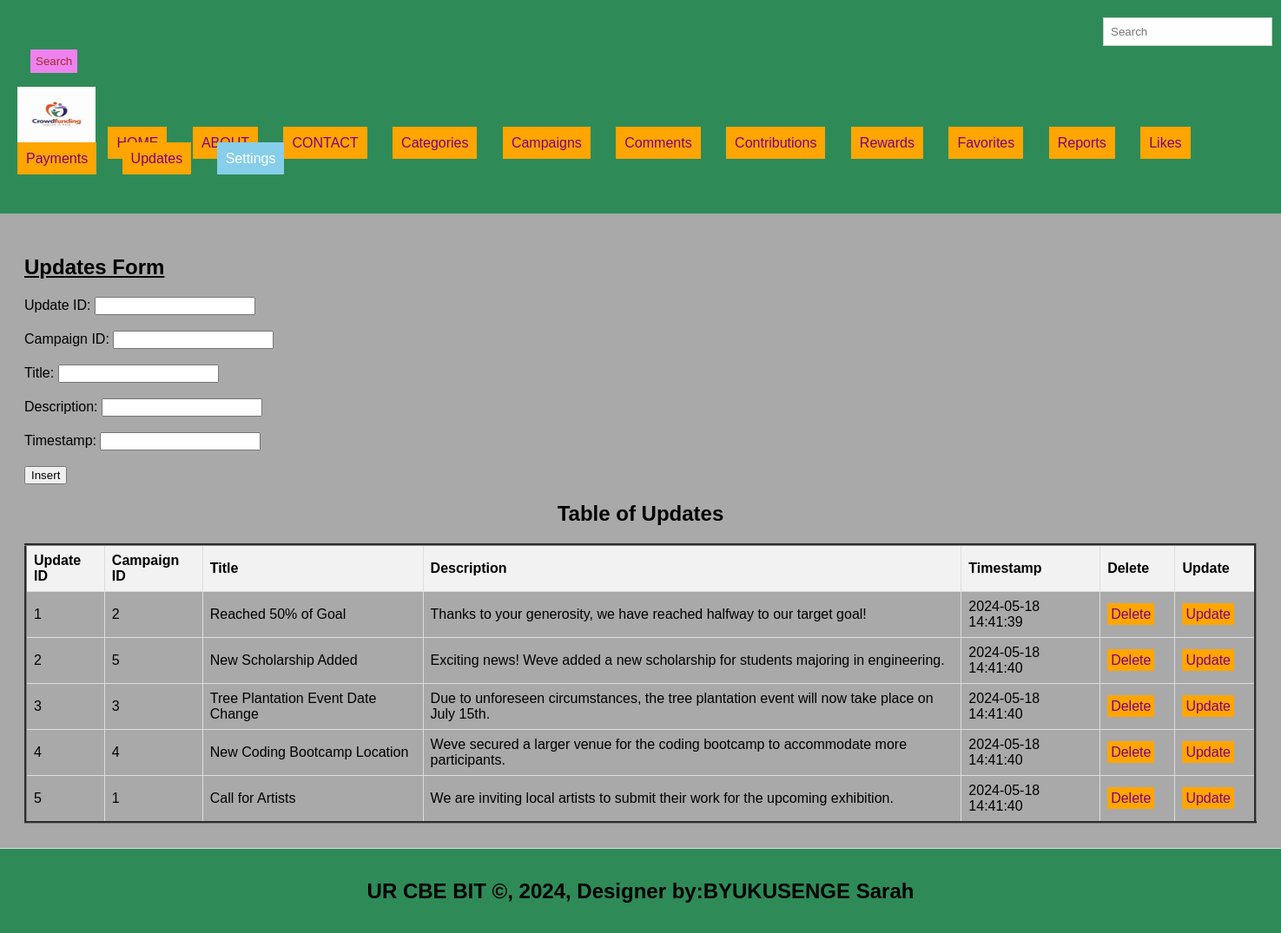
The app's page /updates.php with its own data.
### tables this page shows
CREATE TABLE `updates` (
  `update_id` int(11) NOT NULL,
  `campaign_id` int(11) DEFAULT NULL,
  `title` varchar(255) DEFAULT NULL,
  `description` varchar(450) DEFAULT NULL,
  `timestamp` timestamp NOT NULL DEFAULT current_timestamp()
);

### updates.php (the view, shortened to what this page needs)
<!DOCTYPE html>
<html lang="en">
<head>
  <link rel="stylesheet" type="text/css" href="style.css" title="style 1" media="screen, tv, projection, handheld, print"/>
  </head>
  <header>
<body bgcolor="darkgrey">
  <form method="GET" class="d-flex" role="search" action="search.php">
      <input class="form-control me-2" type="search" placeholder="Search" aria-label="Search" name="query">
      <button class="btn btn-outline-success" type="submit">Search</button>
    </form>
  <ul style="list-style-type: none; padding: 0;">
    <li style="display: inline; margin-right: 10px;">
    <img src="./image/logopictr.jpeg" width="90" height="70" alt="Logo">
  </li>
    <li style="display: inline; margin-right: 10px;"><a href="./home.html">HOME</a></li>
    <li style="display: inline; margin-right: 10px;"><a href="./about.html">ABOUT</a></li>
    <li style="display: inline; margin-right: 10px;"><a href="./contact.html">CONTACT</a></li>
    <li style="display: inline; margin-right: 10px;"><a href="./categories.php">Categories</a></li>
    <li style="display: inline; margin-right: 10px;"><a href="./campaigns.php">Campaigns</a></li>
    <li style="display: inline; margin-right: 10px;"><a href="./comments.php">Comments</a></li>
    <li style="display: inline; margin-right: 10px;"><a href="./contributions.php">Contributions</a></li>
    <li style="display: inline; margin-right: 10px;"><a href="./rewards.php">Rewards</a></li>
    <li style="display: inline; margin-right: 10px;"><a href="./favorites.php">Favorites</a></li>
    <li style="display: inline; margin-right: 10px;"><a href="./reports.php">Reports</a></li>
    <li style="display: inline; margin-right: 10px;"><a href="./likes.php">Likes</a></li>
    <li style="display: inline; margin-right: 10px;"><a href="./payments.php">Payments</a></li>
    <li style="display: inline; margin-right: 10px;"><a href="./updates.php">Updates</a></li>
    <li class="dropdown" style="display: inline; margin-right: 10px;">
      <a href="#" style="padding: 10px; color: white; background-color: skyblue; text-decoration: none; margin-right: 15px;">Settings</a>
    </li><br><br>
  </ul>
</header>
<section>
<h1><u> Updates Form </u></h1>
<form method="post" onsubmit="return confirmInsert();">
    <label for="update_id">Update ID:</label>
    <input type="number" id="update_id" name="update_id"><br><br>
    <label for="campaign_id">Campaign ID:</label>
    <input type="number" id="campaign_id" name="campaign_id"><br><br>
    <label for="title">Title:</label>
    <input type="text" id="title" name="title" required><br><br>
    <label for="description">Description:</label>
    <input type="text" id="description" name="description" required><br><br>
    <label for="timestamp">Timestamp:</label>
    <input type="text" id="timestamp" name="timestamp" required><br><br>
    <input type="submit" name="add" value="Insert">
</form>
<!DOCTYPE html>
<html>
<head>
</head>
<body>
    <center><h2>Table of Updates</h2></center>
    <table border="3">
        <tr>
            <th>Update ID</th>
            <th>Campaign ID</th>
            <th>Title</th>
            <th>Description</th>
            <th>Timestamp</th>
            <th>Delete</th>
            <th>Update</th>
        </tr>
        <?php
        include('db_connection.php');
        $sql = "SELECT * FROM updates";
        $result = $connection->query($sql);
        if ($result->num_rows > 0) {
            while ($row = $result->fetch_assoc()) {
                $update_id = $row['update_id'];
                echo "<tr>
                    <td>" . $row['update_id'] . "</td>
                    <td>" . $row['campaign_id'] . "</td>
                    <td>" . $row['title'] . "</td>
                    <td>" . $row['description'] . "</td>
                    <td>" . $row['timestamp'] . "</td>
                    <td><a style='padding:4px' href='delete_updates.php?update_id=$update_id'>Delete</a></td>
                    <td><a style='padding:4px' href='update_updates.php?update_id=$update_id'>Update</a></td>
                </tr>";
            }
        } else {
            echo "<tr><td colspan='4'>No data found</td></tr>";
        }
        ?>
    </table>
</body>
</section>
<footer>
  <center>
    <b><h2>UR CBE BIT &copy, 2024, Designer by:BYUKUSENGE Sarah</h2></b>
  </center>
</footer>
</body>
</html>

### style.css (style rules this page uses)
body { font-family: Arial, sans-serif; margin: 0; padding: 0; }
.form-control { padding: 8px; margin-left: 4px; border: 1px solid #ccc; }
.btn { padding: 6px; background-color: violet; color: brown; border: none; }
.dropdown { position: relative; display: inline; margin-right: 10px; }
body { font-family: Arial,sans-serif; margin:0; padding:0; }
header { background-color:seagreen; padding: 20px; }
.dropdown { position: right; display:right; direction:rtl; }
section { padding:28px; border-bottom: 1px solid #ddd; }
footer { text-align: center; padding: 15px; background-color:seagreen; }

### updates.php (style rules this page uses)
a { padding: 10px; color: green; background-color: orange; text-decoration: none; margin-right: 15px; }
a:link { color: purple; }
button.btn { margin-left: 15px; margin-top: 4px; }
input.form-control { margin-left: 1250px; padding: 8px; }
table { width: 100%; border-collapse: collapse; }
th, td { border: 1px solid #ddd; padding: 8px; text-align: left; }
th { background-color: #f2f2f2; }

### records on screen
updates: update_id "1", campaign "2", title "Reached 50% of Goal", description "Thanks to your generosity, we have reached halfway to our target goal!", timestamp "2024-05-18 14:41:39"
updates: update_id "2", campaign "5", title "New Scholarship Added", description "Exciting news! Weve added a new scholarship for students majoring in engineering.", timestamp "2024-05-18 14:41:40"
updates: update_id "3", campaign "3", title "Tree Plantation Event Date Change", description "Due to unforeseen circumstances, the tree plantation event will now take place on July 15th.", timestamp "2024-05-18 14:41:40"
updates: update_id "4", campaign "4", title "New Coding Bootcamp Location", description "Weve secured a larger venue for the coding bootcamp to accommodate more participants.", timestamp "2024-05-18 14:41:40"
updates: update_id "5", campaign "1", title "Call for Artists", description "We are inviting local artists to submit their work for the upcoming exhibition.", timestamp "2024-05-18 14:41:40"
